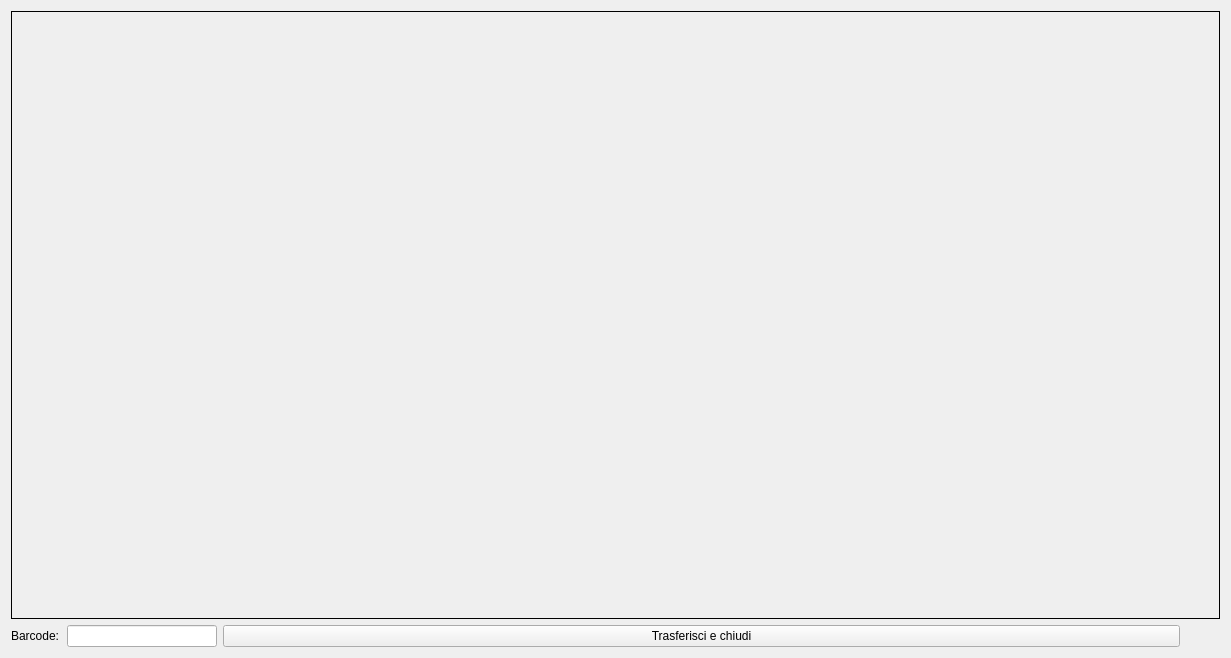
<?xml version="1.0" encoding="UTF-8"?>
<ui version="4.0">
 <class>FTImage</class>
 <widget class="QWidget" name="FTImage">
  <property name="windowModality">
   <enum>Qt::ApplicationModal</enum>
  </property>
  <property name="geometry">
   <rect>
    <x>0</x>
    <y>0</y>
    <width>1231</width>
    <height>658</height>
   </rect>
  </property>
  <property name="windowTitle">
   <string>Ingrandimento Immagine</string>
  </property>
  <layout class="QVBoxLayout" name="verticalLayout">
   <item>
    <widget class="QLabel" name="lbImage">
     <property name="frameShape">
      <enum>QFrame::Box</enum>
     </property>
     <property name="text">
      <string/>
     </property>
     <property name="scaledContents">
      <bool>true</bool>
     </property>
    </widget>
   </item>
   <item>
    <layout class="QHBoxLayout" name="horizontalLayout_2">
     <item>
      <layout class="QHBoxLayout" name="horizontalLayout" stretch="0,1,0,0">
       <item>
        <widget class="QLabel" name="label_2">
         <property name="minimumSize">
          <size>
           <width>50</width>
           <height>0</height>
          </size>
         </property>
         <property name="maximumSize">
          <size>
           <width>50</width>
           <height>16777215</height>
          </size>
         </property>
         <property name="text">
          <string>Barcode:</string>
         </property>
        </widget>
       </item>
       <item>
        <widget class="QLineEdit" name="leBarcode">
         <property name="minimumSize">
          <size>
           <width>150</width>
           <height>0</height>
          </size>
         </property>
         <property name="maximumSize">
          <size>
           <width>150</width>
           <height>16777215</height>
          </size>
         </property>
        </widget>
       </item>
       <item>
        <widget class="QPushButton" name="pbClose">
         <property name="text">
          <string>Trasferisci e chiudi</string>
         </property>
         <property name="icon">
          <iconset resource="resources.qrc">
           <normaloff>:/resources/icons/Downright64.png</normaloff>:/resources/icons/Downright64.png</iconset>
         </property>
         <property name="iconSize">
          <size>
           <width>32</width>
           <height>32</height>
          </size>
         </property>
        </widget>
       </item>
       <item>
        <spacer name="horizontalSpacer">
         <property name="orientation">
          <enum>Qt::Horizontal</enum>
         </property>
         <property name="sizeType">
          <enum>QSizePolicy::Maximum</enum>
         </property>
         <property name="sizeHint" stdset="0">
          <size>
           <width>40</width>
           <height>20</height>
          </size>
         </property>
        </spacer>
       </item>
      </layout>
     </item>
    </layout>
   </item>
  </layout>
 </widget>
 <resources>
  <include location="resources.qrc"/>
 </resources>
 <connections/>
</ui>
